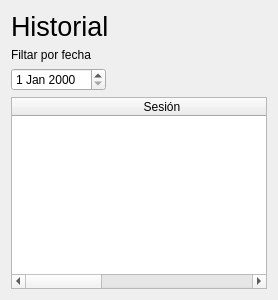
      <widget class="QWidget" name="historial">
       <layout class="QVBoxLayout" name="verticalLayout_6">
        <item>
         <widget class="QLabel" name="Historial">
          <property name="font">
           <font>
            <pointsize>20</pointsize>
           </font>
          </property>
          <property name="text">
           <string>Historial</string>
          </property>
         </widget>
        </item>
        <item>
         <widget class="QLabel" name="label_filtro">
          <property name="text">
           <string>Filtar por fecha</string>
          </property>
         </widget>
        </item>
        <item>
         <widget class="QDateEdit" name="dateEditFiltro">
          <property name="sizePolicy">
           <sizepolicy hsizetype="Fixed" vsizetype="Fixed">
            <horstretch>0</horstretch>
            <verstretch>0</verstretch>
           </sizepolicy>
          </property>
         </widget>
        </item>
        <item>
         <layout class="QHBoxLayout" name="horizontalLayout_6"/>
        </item>
        <item>
         <widget class="QTableWidget" name="tableViewHistorial">
          <property name="autoScrollMargin">
           <number>16</number>
          </property>
          <attribute name="horizontalHeaderDefaultSectionSize">
           <number>300</number>
          </attribute>
          <column>
           <property name="text">
            <string>Sesión</string>
           </property>
          </column>
          <column>
           <property name="text">
            <string>Aciertos</string>
           </property>
          </column>
          <column>
           <property name="text">
            <string>Fallos</string>
           </property>
          </column>
         </widget>
        </item>
       </layout>
      </widget>
